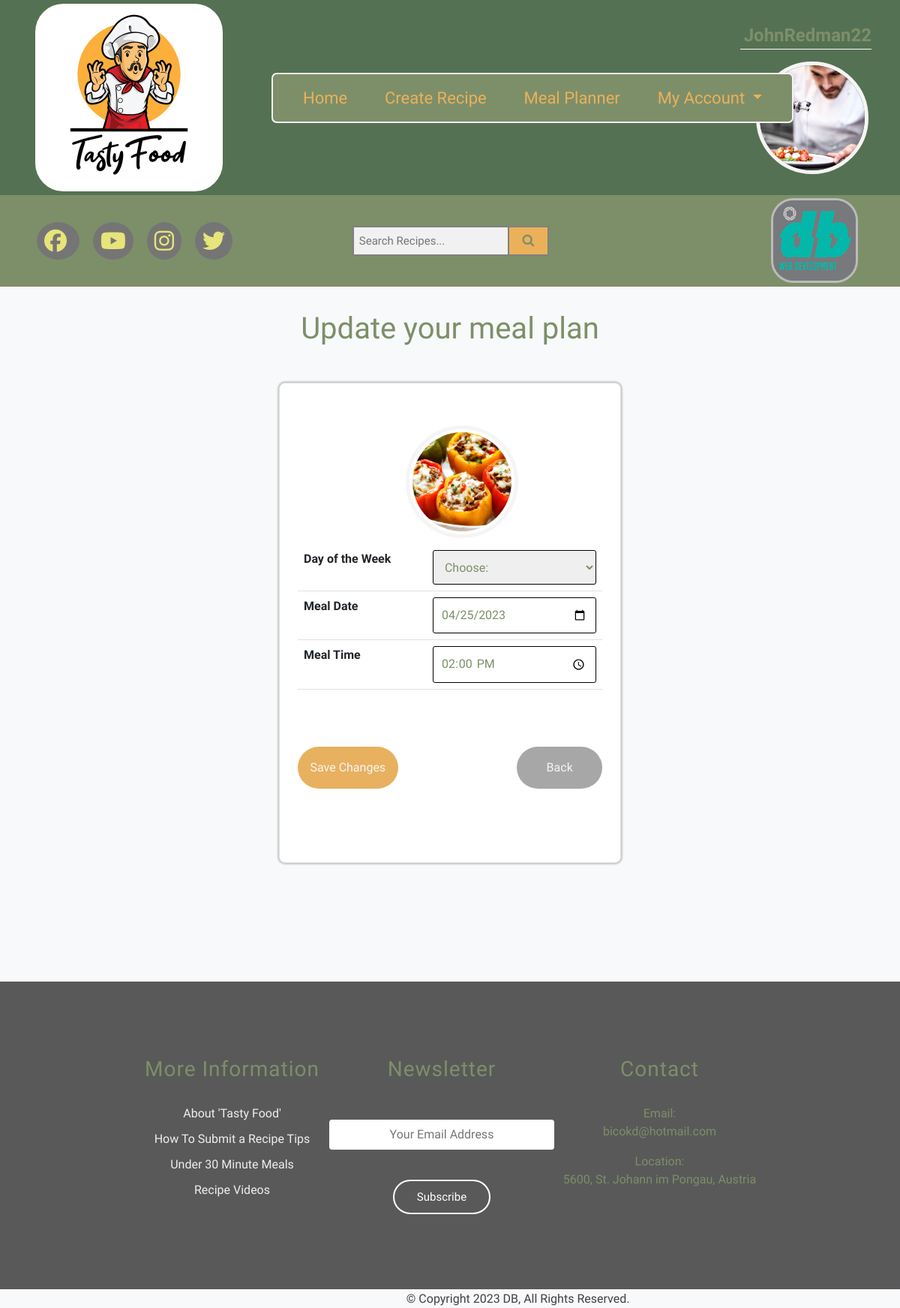
The app's page /update_planner.php?planner_id=819 (signed in) with its own data.
### tables this page shows
CREATE TABLE `users` (
  `user_id` int(11) NOT NULL,
  `username` varchar(25) NOT NULL,
  `first_name` varchar(100) NOT NULL,
  `last_name` varchar(100) NOT NULL,
  `password` varchar(255) NOT NULL,
  `email` varchar(255) NOT NULL,
  `photo` varchar(255) DEFAULT NULL,
  `status` enum('USER','ADMIN') NOT NULL,
  `user_block` enum('blocked','unblocked') DEFAULT NULL,
  `fk_planner_id` int(11) DEFAULT NULL,
  `fk_recipe_id` int(11) DEFAULT NULL
);

CREATE TABLE `meal_planner` (
  `planner_id` int(11) NOT NULL,
  `availability` enum('available','unavailable') DEFAULT NULL,
  `picture` varchar(255) DEFAULT NULL,
  `day` enum('Monday','Tuesday','Wednesday','Thursday','Friday','Saturday','Sunday') DEFAULT NULL,
  `ingredients` longtext NOT NULL,
  `meal_description` longtext NOT NULL,
  `meal_date` text,
  `meal_time` text,
  `fk_type_id` int(11) DEFAULT NULL,
  `fk_user_id` int(11) DEFAULT NULL,
  `fk_recipe_id` int(11) DEFAULT NULL,
  `recipe_name` varchar(255) DEFAULT NULL,
  `food_type` varchar(255) DEFAULT NULL,
  `fk_day_id` int(11) DEFAULT NULL
);

### update_planner.php (the view, shortened to what this page needs)
<?php
require_once 'components/db_connect.php';
$query = "SELECT * FROM users WHERE user_id={$_SESSION['USER']}";
$result = mysqli_query($connect, $query);
$row = mysqli_fetch_assoc($result);
$username = $row['username'];
$photo = $row['photo'];
if ($_GET['planner_id']) {
    $id = $_GET['planner_id'];
    $sql = "SELECT * FROM meal_planner WHERE planner_id = {$id}";
    $result = mysqli_query($connect, $sql);
if (mysqli_num_rows($result) == 1) {
$data = mysqli_fetch_assoc($result);
    $day = $data['day'];
    $meal_date = $data['meal_date'];
    $meal_time = $data['meal_time'];
    $picture = $data['picture'];
    }
}
?>
<!DOCTYPE html>
<html lang="en">
<head>
  <link rel="stylesheet" href="css/style.css">
    <?php require_once 'components/boot.php'?>
    <?php require_once 'navbar/nav_planner.php'?>
    <?php require_once 'navbar/footer_planner.php'?>
    <link rel="stylesheet" href="https://cdnjs.cloudflare.com/ajax/libs/font-awesome/4.7.0/css/font-awesome.min.css">
</head>
<body class="bg-light">
<h1 class="h1" style="color: #7D8F69"> Update your meal plan </h1>
<div class="container-upd-planner border rounded-3 p-4 w-50 mt-4 mb-5">
    <fieldset class="upd-planner-field">
        <legend class="h2" style="margin-left: 35.5%"><img class='img-thumbnail rounded-circle' src='images/<?= $picture ?>'></legend>
        <form class="" action="user/actions/a_update_planner.php" method="post" enctype="multipart/form-data">
            <table class="table">
                <tr>
                    <th>Day of the Week</th>
                <td><select class="day-of-the-week-upd" name="day" aria-label="Default select example">
                    <option value="<?= $day ?>">Choose:</option>
                </select>
                </td>
                </tr>
                <tr>
                    <th>Meal Date</th>
                    <td><input class="day-of-the-week-upd" type="date" name="meal_date" placeholder="Meal Date" value="<?= $meal_date ?>"/></td>
                </tr>
                <tr>
                    <th>Meal Time</th>
                    <td><input class="day-of-the-week-upd" type="time" name="meal_time" placeholder="Meal Time" value="<?= $meal_time ?>"/></td>
                </tr>
            </table>
            <tr class="">
                    <td><button class="planner_edit_btn" style="margin-left: 0%; margin-top: 15% !important; width: 32.9%;"type="submit"> Save Changes </button></td>
                    <td><a href="planner.php"><button class="planner_back_btn" style="width: 28%; margin-top: 15% !important; float: right;" type="button">Back</button></a></td>
            </tr>
        </form>
    </fieldset>
</div>
       <?php require_once "navbar/bottom_footer_user_planner.php"?>
</body>
</html>

### navbar/nav_planner.php (shortened to what this page needs)
<nav class="navbar navbar-expand-lg bg-light text-dark p-0" style="background-color: #557153 !important;">
    <div class="container">
        <a class="navbar-brand w-10" href="index.php">
            <div class="logo d-flex flex-column align-items-start">
                <img class="logo-img flex-fill w-50" src="img/tasty_food.jpg">
            </div>
        </a>
<div id="mySidepanel" class="sidepanel">
        <a href="user/home_user.php">Home</a>&nbsp; &nbsp; &nbsp;
        <a href="user/user_recipes/create_recipe.php">Create Recipe</a>&nbsp; &nbsp; &nbsp;
        <a href="planner.php">Meal Planner</a>&nbsp; &nbsp; &nbsp;
        <ul class="navbar-nav">
            <li class="nav-item dropdown">
                <a class="nav-link dropdown-toggle" href="user/index_user.php" role="button" data-bs-toggle="dropdown" aria-expanded="false"> My Account </a>
            </li>
        </ul>
        </div>
<div><p id="my-4" class="text-dark ms-2"><strong><?= $username ?></strong></p>
<p><img id="my-pic" class="rounded-circle img-fluid" src="images/<?= $photo ?>" alt="user img"></p>
</nav>

### css/style.css (style rules this page uses)
body * { text-decoration: none !important; color:#7D8F69; font-family: 'Alkatra', cursive,"Stratum2","Open Sans","Helvetica Neue",Helvetica,Roboto,Arial,sans-serif; }
.h1 { text-align: center; padding-top: 2.7%; padding-bottom: 2%; }
ul { list-style-type: none; }
#mySidepanel { border: 2.5px solid whitesmoke; border-radius: 7px; background-color: #7D8F69; padding-left: 25px; padding-right: 25px; margin-left: 20em; }
div#mySidepanel.sidepanel { position: absolute; display: flex; }
#mySidepanel a { color:#ebb15a; text-decoration: none; font-size: 22px; font-weight: 500; padding: 15px; }
.navbar-nav { float: right; }
.logo-img { border-radius: 15%; margin-left: 1%; }
* { box-sizing: border-box; }
legend.h2 { padding-top: 1em; max-width: 30%; margin-left: 28.5em; text-align: center; }
img.rounded-circle { width: 150px !important; height: 150px !important; max-width: 100%; object-fit: cover; border: 5px solid whitesmoke; }
#my-pic { margin-left: 17.5px; float: right; }
img.img-thumbnail { max-width: 12em; }
#my-4 { border-bottom: 1px solid rgb(255, 255, 255); padding-left: 5px; font-size: 1.5em; text-align: center; margin-right: -4px; }
.planner_edit_btn { border-radius: 30px; border: 0px; background-color: #e7b15f; padding: 1em; width: auto; transition: 0.3s; position: relative; margin-left: 5%; color: whitesmoke; }
.planner_back_btn { border-radius: 30px; border: 0px; background-color: #a7a7a7; padding: 1em; width: auto; transition: 0.3s; position: relative; color: whitesmoke; text-align: center; }
div.container-upd-planner.border.rounded-3.p-4.w-50.mt-4.mb-5 { background-color: rgb(255, 255, 255); box-shadow: 0px 0px 2px 2px #cacaca; width: 38% !important; height: 40em !important; margin: 0 auto; margin-bottom: -3.5% !important; }
.day-of-the-week-upd { padding: 0.7em; width: 100%; border-radius: 3px; border: 1px solid black; position: relative; margin-right: 30%; }

### records on screen
users: username "JohnRedman22", photo (picture)
meal_planner: picture (picture), meal_date "04/25/2023", meal_time "14:00"
